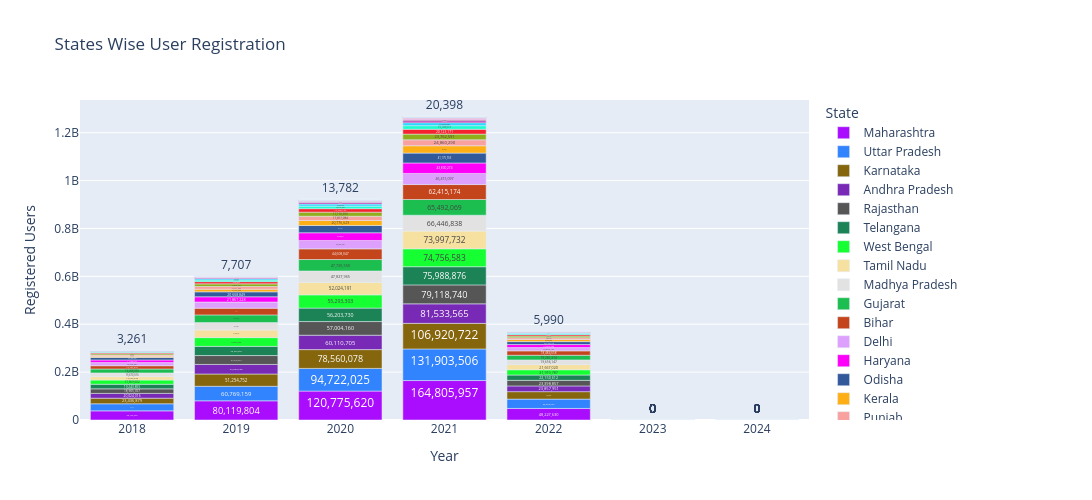

Write notebook code for a chart like this one.
### Markdown cell above
#### Chart - 8 - User Registration Analysis

### Code cell
# Chart - 6 visualization code
user_anay = master_state_data.groupby(['state','year']).agg({
    'agg_user_count': 'sum'})
df=user_anay.sort_values(by='agg_user_count',ascending=False).reset_index()
fig = px.bar(df, x='year', y='agg_user_count', 
                     color='state', title="States Wise User Registration",labels={'agg_user_count': 'Registered Users', 'state': 'State', 'year': 'Year'},
                     color_discrete_sequence=px.colors.qualitative.Alphabet)
fig.update_traces(texttemplate='%{y:,.0f}', textposition='outside',textangle=0)
fig.update_layout(xaxis=dict(tickmode='linear', dtick=1),width=1400,height=500)
fig.show()
print('-'*80)
print('Top 5 Performing user States ')
print('-'*80)
print(df.head(5))
print('-'*80)
print('Top 5 lower user States')
print('-'*80)
print(df.tail(5))
print('-'*80)
print("Highest User Base:", f"{df['state'].iloc[0]} = {df['agg_user_count'].iloc[0]:,}")
print('-'*80)
print(("Insight: These pincodes are high-density user zones. They are ideal locations for testing new product rollouts or physical merchant partnership programs."))

### Figure 1 — Plotly figure (JSON) as saved in the notebook; plotly's stock layout.template omitted (floating-point values rounded to 4 significant figures)
{"data": [{"alignmentgroup": "True", "hovertemplate": "State=Maharashtra<br>Year=%{x}<br>Registered Users=%{y}<extra></extra>", "legendgroup": "Maharashtra", "marker": {"color": "#AA0DFE", "pattern": {"shape": ""}}, "name": "Maharashtra", "offsetgroup": "Maharashtra", "orientation": "v", "showlegend": true, "textangle": 0, "textposition": "outside", "texttemplate": "%{y:,.0f}", "type": "bar", "x": [2021, 2020, 2019, 2022, 2018, 2023, 2024], "xaxis": "x", "y": [164805957, 120775620, 80119804, 48227630, 38146000, 0, 0], "yaxis": "y"}, {"alignmentgroup": "True", "hovertemplate": "State=Uttar Pradesh<br>Year=%{x}<br>Registered Users=%{y}<extra></extra>", "legendgroup": "Uttar Pradesh", "marker": {"color": "#3283FE", "pattern": {"shape": ""}}, "name": "Uttar Pradesh", "offsetgroup": "Uttar Pradesh", "orientation": "v", "showlegend": true, "textangle": 0, "textposition": "outside", "texttemplate": "%{y:,.0f}", "type": "bar", "x": [2021, 2020, 2019, 2022, 2018, 2024, 2023], "xaxis": "x", "y": [131903506, 94722025, 60769159, 38999692, 29575251, 0, 0], "yaxis": "y"}, {"alignmentgroup": "True", "hovertemplate": "State=Karnataka<br>Year=%{x}<br>Registered Users=%{y}<extra></extra>", "legendgroup": "Karnataka", "marker": {"color": "#85660D", "pattern": {"shape": ""}}, "name": "Karnataka", "offsetgroup": "Karnataka", "orientation": "v", "showlegend": true, "textangle": 0, "textposition": "outside", "texttemplate": "%{y:,.0f}", "type": "bar", "x": [2021, 2020, 2019, 2022, 2018, 2024, 2023], "xaxis": "x", "y": [106920722, 78560078, 51254752, 31200349, 23436879, 0, 0], "yaxis": "y"}, {"alignmentgroup": "True", "hovertemplate": "State=Andhra Pradesh<br>Year=%{x}<br>Registered Users=%{y}<extra></extra>", "legendgroup": "Andhra Pradesh", "marker": {"color": "#782AB6", "pattern": {"shape": ""}}, "name": "Andhra Pradesh", "offsetgroup": "Andhra Pradesh", "orientation": "v", "showlegend": true, "textangle": 0, "textposition": "outside", "texttemplate": "%{y:,.0f}", "type": "bar", "x": [2021, 2020, 2019, 2022, 2018, 2023, 2024], "xaxis": "x", "y": [81533565, 60110705, 39888598, 23857951, 20024016, 0, 0], "yaxis": "y"}, {"alignmentgroup": "True", "hovertemplate": "State=Rajasthan<br>Year=%{x}<br>Registered Users=%{y}<extra></extra>", "legendgroup": "Rajasthan", "marker": {"color": "#565656", "pattern": {"shape": ""}}, "name": "Rajasthan", "offsetgroup": "Rajasthan", "orientation": "v", "showlegend": true, "textangle": 0, "textposition": "outside", "texttemplate": "%{y:,.0f}", "type": "bar", "x": [2021, 2020, 2019, 2022, 2018, 2023, 2024], "xaxis": "x", "y": [79118740, 57004160, 37218474, 23398857, 18905357, 0, 0], "yaxis": "y"}, {"alignmentgroup": "True", "hovertemplate": "State=Telangana<br>Year=%{x}<br>Registered Users=%{y}<extra></extra>", "legendgroup": "Telangana", "marker": {"color": "#1C8356", "pattern": {"shape": ""}}, "name": "Telangana", "offsetgroup": "Telangana", "orientation": "v", "showlegend": true, "textangle": 0, "textposition": "outside", "texttemplate": "%{y:,.0f}", "type": "bar", "x": [2021, 2020, 2019, 2022, 2018, 2024, 2023], "xaxis": "x", "y": [75988876, 56203730, 38320680, 22150612, 19243855, 0, 0], "yaxis": "y"}, {"alignmentgroup": "True", "hovertemplate": "State=West Bengal<br>Year=%{x}<br>Registered Users=%{y}<extra></extra>", "legendgroup": "West Bengal", "marker": {"color": "#16FF32", "pattern": {"shape": ""}}, "name": "West Bengal", "offsetgroup": "West Bengal", "orientation": "v", "showlegend": true, "textangle": 0, "textposition": "outside", "texttemplate": "%{y:,.0f}", "type": "bar", "x": [2021, 2020, 2019, 2022, 2018, 2023, 2024], "xaxis": "x", "y": [74756583, 55293303, 36590500, 21919787, 17569602, 0, 0], "yaxis": "y"}, {"alignmentgroup": "True", "hovertemplate": "State=Tamil Nadu<br>Year=%{x}<br>Registered Users=%{y}<extra></extra>", "legendgroup": "Tamil Nadu", "marker": {"color": "#F7E1A0", "pattern": {"shape": ""}}, "name": "Tamil Nadu", "offsetgroup": "Tamil Nadu", "orientation": "v", "showlegend": true, "textangle": 0, "textposition": "outside", "texttemplate": "%{y:,.0f}", "type": "bar", "x": [2021, 2020, 2019, 2022, 2018, 2024, 2023], "xaxis": "x", "y": [73997732, 52024191, 31775240, 21667020, 14200845, 0, 0], "yaxis": "y"}, {"alignmentgroup": "True", "hovertemplate": "State=Madhya Pradesh<br>Year=%{x}<br>Registered Users=%{y}<extra></extra>", "legendgroup": "Madhya Pradesh", "marker": {"color": "#E2E2E2", "pattern": {"shape": ""}}, "name": "Madhya Pradesh", "offsetgroup": "Madhya Pradesh", "orientation": "v", "showlegend": true, "textangle": 0, "textposition": "outside", "texttemplate": "%{y:,.0f}", "type": "bar", "x": [2021, 2020, 2019, 2022, 2018, 2024, 2023], "xaxis": "x", "y": [66446838, 47827965, 31061480, 19656147, 15670016, 0, 0], "yaxis": "y"}, {"alignmentgroup": "True", "hovertemplate": "State=Gujarat<br>Year=%{x}<br>Registered Users=%{y}<extra></extra>", "legendgroup": "Gujarat", "marker": {"color": "#1CBE4F", "pattern": {"shape": ""}}, "name": "Gujarat", "offsetgroup": "Gujarat", "orientation": "v", "showlegend": true, "textangle": 0, "textposition": "outside", "texttemplate": "%{y:,.0f}", "type": "bar", "x": [2021, 2020, 2019, 2022, 2018, 2023, 2024], "xaxis": "x", "y": [65492069, 47725550, 31980279, 19265314, 16268096, 0, 0], "yaxis": "y"}, {"alignmentgroup": "True", "hovertemplate": "State=Bihar<br>Year=%{x}<br>Registered Users=%{y}<extra></extra>", "legendgroup": "Bihar", "marker": {"color": "#C4451C", "pattern": {"shape": ""}}, "name": "Bihar", "offsetgroup": "Bihar", "orientation": "v", "showlegend": true, "textangle": 0, "textposition": "outside", "texttemplate": "%{y:,.0f}", "type": "bar", "x": [2021, 2020, 2019, 2022, 2018, 2023, 2024], "xaxis": "x", "y": [62415174, 44608047, 28057415, 18484658, 13700876, 0, 0], "yaxis": "y"}, {"alignmentgroup": "True", "hovertemplate": "State=Delhi<br>Year=%{x}<br>Registered Users=%{y}<extra></extra>", "legendgroup": "Delhi", "marker": {"color": "#DEA0FD", "pattern": {"shape": ""}}, "name": "Delhi", "offsetgroup": "Delhi", "orientation": "v", "showlegend": true, "textangle": 0, "textposition": "outside", "texttemplate": "%{y:,.0f}", "type": "bar", "x": [2021, 2020, 2019, 2022, 2018, 2024, 2023], "xaxis": "x", "y": [46415097, 35009478, 25736880, 13539197, 12978387, 0, 0], "yaxis": "y"}, {"alignmentgroup": "True", "hovertemplate": "State=Haryana<br>Year=%{x}<br>Registered Users=%{y}<extra></extra>", "legendgroup": "Haryana", "marker": {"color": "#FE00FA", "pattern": {"shape": ""}}, "name": "Haryana", "offsetgroup": "Haryana", "orientation": "v", "showlegend": true, "textangle": 0, "textposition": "outside", "texttemplate": "%{y:,.0f}", "type": "bar", "x": [2021, 2020, 2019, 2022, 2018, 2024, 2023], "xaxis": "x", "y": [43800274, 32230337, 21867228, 12866988, 11108055, 0, 0], "yaxis": "y"}, {"alignmentgroup": "True", "hovertemplate": "State=Odisha<br>Year=%{x}<br>Registered Users=%{y}<extra></extra>", "legendgroup": "Odisha", "marker": {"color": "#325A9B", "pattern": {"shape": ""}}, "name": "Odisha", "offsetgroup": "Odisha", "orientation": "v", "showlegend": true, "textangle": 0, "textposition": "outside", "texttemplate": "%{y:,.0f}", "type": "bar", "x": [2021, 2020, 2019, 2022, 2018, 2023, 2024], "xaxis": "x", "y": [41175763, 30411791, 20668849, 12124779, 10199425, 0, 0], "yaxis": "y"}, {"alignmentgroup": "True", "hovertemplate": "State=Kerala<br>Year=%{x}<br>Registered Users=%{y}<extra></extra>", "legendgroup": "Kerala", "marker": {"color": "#FEAF16", "pattern": {"shape": ""}}, "name": "Kerala", "offsetgroup": "Kerala", "orientation": "v", "showlegend": true, "textangle": 0, "textposition": "outside", "texttemplate": "%{y:,.0f}", "type": "bar", "x": [2021, 2020, 2019, 2022, 2018, 2023, 2024], "xaxis": "x", "y": [30776261, 20776629, 11181692, 8972299, 4955695, 0, 0], "yaxis": "y"}, {"alignmentgroup": "True", "hovertemplate": "State=Punjab<br>Year=%{x}<br>Registered Users=%{y}<extra></extra>", "legendgroup": "Punjab", "marker": {"color": "#F8A19F", "pattern": {"shape": ""}}, "name": "Punjab", "offsetgroup": "Punjab", "orientation": "v", "showlegend": true, "textangle": 0, "textposition": "outside", "texttemplate": "%{y:,.0f}", "type": "bar", "x": [2021, 2020, 2019, 2022, 2018, 2024, 2023], "xaxis": "x", "y": [24860290, 17817084, 11111157, 7302726, 5338195, 0, 0], "yaxis": "y"}, {"alignmentgroup": "True", "hovertemplate": "State=Jharkhand<br>Year=%{x}<br>Registered Users=%{y}<extra></extra>", "legendgroup": "Jharkhand", "marker": {"color": "#90AD1C", "pattern": {"shape": ""}}, "name": "Jharkhand", "offsetgroup": "Jharkhand", "orientation": "v", "showlegend": true, "textangle": 0, "textposition": "outside", "texttemplate": "%{y:,.0f}", "type": "bar", "x": [2021, 2020, 2019, 2022, 2018, 2023, 2024], "xaxis": "x", "y": [23762591, 17110393, 11081065, 7025275, 5562672, 0, 0], "yaxis": "y"}, {"alignmentgroup": "True", "hovertemplate": "State=Chhattisgarh<br>Year=%{x}<br>Registered Users=%{y}<extra></extra>", "legendgroup": "Chhattisgarh", "marker": {"color": "#F6222E", "pattern": {"shape": ""}}, "name": "Chhattisgarh", "offsetgroup": "Chhattisgarh", "orientation": "v", "showlegend": true, "textangle": 0, "textposition": "outside", "texttemplate": "%{y:,.0f}", "type": "bar", "x": [2021, 2020, 2019, 2022, 2018, 2024, 2023], "xaxis": "x", "y": [20123171, 14408132, 9260922, 5916961, 4427728, 0, 0], "yaxis": "y"}, {"alignmentgroup": "True", "hovertemplate": "State=Assam<br>Year=%{x}<br>Registered Users=%{y}<extra></extra>", "legendgroup": "Assam", "marker": {"color": "#1CFFCE", "pattern": {"shape": ""}}, "name": "Assam", "offsetgroup": "Assam", "orientation": "v", "showlegend": true, "textangle": 0, "textposition": "outside", "texttemplate": "%{y:,.0f}", "type": "bar", "x": [2021, 2020, 2019, 2022, 2018, 2024, 2023], "xaxis": "x", "y": [15103575, 10672985, 6431956, 4492589, 2780306, 0, 0], "yaxis": "y"}, {"alignmentgroup": "True", "hovertemplate": "State=Uttarakhand<br>Year=%{x}<br>Registered Users=%{y}<extra></extra>", "legendgroup": "Uttarakhand", "marker": {"color": "#2ED9FF", "pattern": {"shape": ""}}, "name": "Uttarakhand", "offsetgroup": "Uttarakhand", "orientation": "v", "showlegend": true, "textangle": 0, "textposition": "outside", "texttemplate": "%{y:,.0f}", "type": "bar", "x": [2021, 2020, 2019, 2022, 2018, 2023, 2024], "xaxis": "x", "y": [12499686, 9053855, 5977830, 3674829, 2954900, 0, 0], "yaxis": "y"}, {"alignmentgroup": "True", "hovertemplate": "State=Himachal Pradesh<br>Year=%{x}<br>Registered Users=%{y}<extra></extra>", "legendgroup": "Himachal Pradesh", "marker": {"color": "#B10DA1", "pattern": {"shape": ""}}, "name": "Himachal Pradesh", "offsetgroup": "Himachal Pradesh", "orientation": "v", "showlegend": true, "textangle": 0, "textposition": "outside", "texttemplate": "%{y:,.0f}", "type": "bar", "x": [2021, 2020, 2019, 2022, 2018, 2023, 2024], "xaxis": "x", "y": [7260475, 5243292, 3287937, 2143483, 1476649, 0, 0], "yaxis": "y"}, {"alignmentgroup": "True", "hovertemplate": "State=Jammu & Kashmir<br>Year=%{x}<br>Registered Users=%{y}<extra></extra>", "legendgroup": "Jammu & Kashmir", "marker": {"color": "#C075A6", "pattern": {"shape": ""}}, "name": "Jammu & Kashmir", "offsetgroup": "Jammu & Kashmir", "orientation": "v", "showlegend": true, "textangle": 0, "textposition": "outside", "texttemplate": "%{y:,.0f}", "type": "bar", "x": [2021, 2020, 2019, 2022, 2018, 2023, 2024], "xaxis": "x", "y": [5252755, 3609543, 2493684, 1549320, 1217126, 0, 0], "yaxis": "y"}, {"alignmentgroup": "True", "hovertemplate": "State=Goa<br>Year=%{x}<br>Registered Users=%{y}<extra></extra>", "legendgroup": "Goa", "marker": {"color": "#FC1CBF", "pattern": {"shape": ""}}, "name": "Goa", "offsetgroup": "Goa", "orientation": "v", "showlegend": true, "textangle": 0, "textposition": "outside", "texttemplate": "%{y:,.0f}", "type": "bar", "x": [2021, 2020, 2019, 2022, 2018, 2023, 2024], "xaxis": "x", "y": [2529777, 1825085, 1187832, 738628, 563262, 0, 0], "yaxis": "y"}, {"alignmentgroup": "True", "hovertemplate": "State=Tripura<br>Year=%{x}<br>Registered Users=%{y}<extra></extra>", "legendgroup": "Tripura", "marker": {"color": "#B00068", "pattern": {"shape": ""}}, "name": "Tripura", "offsetgroup": "Tripura", "orientation": "v", "showlegend": true, "textangle": 0, "textposition": "outside", "texttemplate": "%{y:,.0f}", "type": "bar", "x": [2021, 2020, 2019, 2022, 2018, 2023, 2024], "xaxis": "x", "y": [1968010, 1422469, 918652, 582124, 408665, 0, 0], "yaxis": "y"}, {"alignmentgroup": "True", "hovertemplate": "State=Chandigarh<br>Year=%{x}<br>Registered Users=%{y}<extra></extra>", "legendgroup": "Chandigarh", "marker": {"color": "#FBE426", "pattern": {"shape": ""}}, "name": "Chandigarh", "offsetgroup": "Chandigarh", "orientation": "v", "showlegend": true, "textangle": 0, "textposition": "outside", "texttemplate": "%{y:,.0f}", "type": "bar", "x": [2021, 2020, 2019, 2022, 2018, 2023, 2024], "xaxis": "x", "y": [1861125, 1403228, 1006541, 541549, 523127, 0, 0], "yaxis": "y"}, {"alignmentgroup": "True", "hovertemplate": "State=Puducherry<br>Year=%{x}<br>Registered Users=%{y}<extra></extra>", "legendgroup": "Puducherry", "marker": {"color": "#FA0087", "pattern": {"shape": ""}}, "name": "Puducherry", "offsetgroup": "Puducherry", "orientation": "v", "showlegend": true, "textangle": 0, "textposition": "outside", "texttemplate": "%{y:,.0f}", "type": "bar", "x": [2021, 2020, 2019, 2022, 2018, 2023, 2024], "xaxis": "x", "y": [1536016, 1091307, 671677, 448051, 305938, 0, 0], "yaxis": "y"}, {"alignmentgroup": "True", "hovertemplate": "State=Dadra & Nagar Haveli & Daman & Diu<br>Year=%{x}<br>Registered Users=%{y}<extra></extra>", "legendgroup": "Dadra & Nagar Haveli & Daman & Diu", "marker": {"color": "#AA0DFE", "pattern": {"shape": ""}}, "name": "Dadra & Nagar Haveli & Daman & Diu", "offsetgroup": "Dadra & Nagar Haveli & Daman & Diu", "orientation": "v", "showlegend": true, "textangle": 0, "textposition": "outside", "texttemplate": "%{y:,.0f}", "type": "bar", "x": [2021, 2020, 2019, 2022, 2018, 2024, 2023], "xaxis": "x", "y": [1437227, 1027749, 673639, 424570, 333334, 0, 0], "yaxis": "y"}, {"alignmentgroup": "True", "hovertemplate": "State=Manipur<br>Year=%{x}<br>Registered Users=%{y}<extra></extra>", "legendgroup": "Manipur", "marker": {"color": "#3283FE", "pattern": {"shape": ""}}, "name": "Manipur", "offsetgroup": "Manipur", "orientation": "v", "showlegend": true, "textangle": 0, "textposition": "outside", "texttemplate": "%{y:,.0f}", "type": "bar", "x": [2021, 2020, 2019, 2022, 2018, 2024, 2023], "xaxis": "x", "y": [1397572, 940205, 508948, 411900, 220504, 0, 0], "yaxis": "y"}, {"alignmentgroup": "True", "hovertemplate": "State=Arunachal Pradesh<br>Year=%{x}<br>Registered Users=%{y}<extra></extra>", "legendgroup": "Arunachal Pradesh", "marker": {"color": "#85660D", "pattern": {"shape": ""}}, "name": "Arunachal Pradesh", "offsetgroup": "Arunachal Pradesh", "orientation": "v", "showlegend": true, "textangle": 0, "textposition": "outside", "texttemplate": "%{y:,.0f}", "type": "bar", "x": [2021, 2020, 2019, 2022, 2018, 2024, 2023], "xaxis": "x", "y": [1129829, 763938, 414312, 335339, 162152, 0, 0], "yaxis": "y"}, {"alignmentgroup": "True", "hovertemplate": "State=Nagaland<br>Year=%{x}<br>Registered Users=%{y}<extra></extra>", "legendgroup": "Nagaland", "marker": {"color": "#782AB6", "pattern": {"shape": ""}}, "name": "Nagaland", "offsetgroup": "Nagaland", "orientation": "v", "showlegend": true, "textangle": 0, "textposition": "outside", "texttemplate": "%{y:,.0f}", "type": "bar", "x": [2021, 2020, 2019, 2022, 2018, 2023, 2024], "xaxis": "x", "y": [932932, 602642, 294003, 276483, 112597, 0, 0], "yaxis": "y"}, {"alignmentgroup": "True", "hovertemplate": "State=Meghalaya<br>Year=%{x}<br>Registered Users=%{y}<extra></extra>", "legendgroup": "Meghalaya", "marker": {"color": "#565656", "pattern": {"shape": ""}}, "name": "Meghalaya", "offsetgroup": "Meghalaya", "orientation": "v", "showlegend": true, "textangle": 0, "textposition": "outside", "texttemplate": "%{y:,.0f}", "type": "bar", "x": [2021, 2020, 2019, 2022, 2018, 2023, 2024], "xaxis": "x", "y": [859888, 584213, 323658, 255839, 132046, 0, 0], "yaxis": "y"}, {"alignmentgroup": "True", "hovertemplate": "State=Sikkim<br>Year=%{x}<br>Registered Users=%{y}<extra></extra>", "legendgroup": "Sikkim", "marker": {"color": "#1C8356", "pattern": {"shape": ""}}, "name": "Sikkim", "offsetgroup": "Sikkim", "orientation": "v", "showlegend": true, "textangle": 0, "textposition": "outside", "texttemplate": "%{y:,.0f}", "type": "bar", "x": [2021, 2020, 2019, 2022, 2018, 2024, 2023], "xaxis": "x", "y": [714053, 507868, 305055, 209616, 134323, 0, 0], "yaxis": "y"}, {"alignmentgroup": "True", "hovertemplate": "State=Mizoram<br>Year=%{x}<br>Registered Users=%{y}<extra></extra>", "legendgroup": "Mizoram", "marker": {"color": "#16FF32", "pattern": {"shape": ""}}, "name": "Mizoram", "offsetgroup": "Mizoram", "orientation": "v", "showlegend": true, "textangle": 0, "textposition": "outside", "texttemplate": "%{y:,.0f}", "type": "bar", "x": [2021, 2020, 2019, 2022, 2018, 2024, 2023], "xaxis": "x", "y": [387354, 249119, 126309, 115295, 51882, 0, 0], "yaxis": "y"}, {"alignmentgroup": "True", "hovertemplate": "State=Ladakh<br>Year=%{x}<br>Registered Users=%{y}<extra></extra>", "legendgroup": "Ladakh", "marker": {"color": "#F7E1A0", "pattern": {"shape": ""}}, "name": "Ladakh", "offsetgroup": "Ladakh", "orientation": "v", "showlegend": true, "textangle": 0, "textposition": "outside", "texttemplate": "%{y:,.0f}", "type": "bar", "x": [2021, 2020, 2019, 2022, 2018, 2023, 2024], "xaxis": "x", "y": [313234, 224078, 147446, 92492, 63334, 0, 0], "yaxis": "y"}, {"alignmentgroup": "True", "hovertemplate": "State=Andaman & Nicobar Islands<br>Year=%{x}<br>Registered Users=%{y}<extra></extra>", "legendgroup": "Andaman & Nicobar Islands", "marker": {"color": "#E2E2E2", "pattern": {"shape": ""}}, "name": "Andaman & Nicobar Islands", "offsetgroup": "Andaman & Nicobar Islands", "orientation": "v", "showlegend": true, "textangle": 0, "textposition": "outside", "texttemplate": "%{y:,.0f}", "type": "bar", "x": [2021, 2020, 2019, 2022, 2018, 2024, 2023], "xaxis": "x", "y": [258615, 154809, 90218, 76288, 43516, 0, 0], "yaxis": "y"}, {"alignmentgroup": "True", "hovertemplate": "State=Lakshadweep<br>Year=%{x}<br>Registered Users=%{y}<extra></extra>", "legendgroup": "Lakshadweep", "marker": {"color": "#1CBE4F", "pattern": {"shape": ""}}, "name": "Lakshadweep", "offsetgroup": "Lakshadweep", "orientation": "v", "showlegend": true, "textangle": 0, "textposition": "outside", "texttemplate": "%{y:,.0f}", "type": "bar", "x": [2021, 2020, 2019, 2022, 2018, 2024, 2023], "xaxis": "x", "y": [20398, 13782, 7707, 5990, 3261, 0, 0], "yaxis": "y"}], "layout": {"barmode": "relative", "height": 500, "legend": {"title": {"text": "State"}, "tracegroupgap": 0}, "title": {"text": "States Wise User Registration"}, "width": 1400, "xaxis": {"anchor": "y", "domain": [0, 1], "dtick": 1, "tickmode": "linear", "title": {"text": "Year"}}, "yaxis": {"anchor": "x", "domain": [0, 1], "title": {"text": "Registered Users"}}}}
